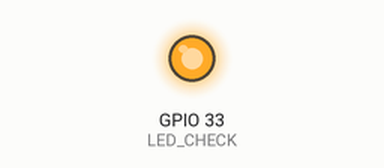
Recording of a sketch running on a simulated ESP32. Shown: output pins drawn as LEDs (lit = HIGH). WiFi joins after 1.5 s; servers stay silent unless stated; what the sketch prints to the serial monitor is not drawn.

Above: at 1.6 s.
At 3.1 s:
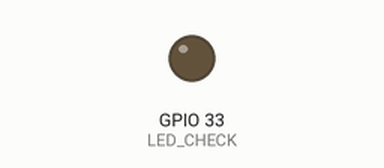
Timing chart, 0 to 4.6 s (numbered marks = the images above):
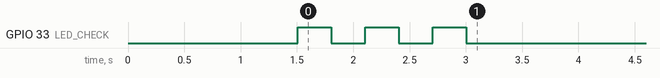

The sketch:

WiFi_Code.ino
```cpp
/**
 * WiFi 접속 예제
 * 다양한 예제는 파일 > 예제 > ESP32 Dev Module > Wifi를 참조 하세요
 */

// RUN CHECK LED
#define LED_CHECK 33

#include <WiFi.h>

const char* ssid      = "";      // 연결가능한 WiFi 아이디로 교체
const char* password  = "";   // WiFi의 접속 비밀번호

WiFiClient wifiClient;

void setup() {
    Serial.begin(115200);
    pinMode(LED_CHECK, OUTPUT);

    wifiConnect();
    wifiInfoPrint();
}

void loop() {

}

/**
 * WiFi 연결
 */
void wifiConnect() {

    Serial.printf("%s로 WiFi 연결 시도중", ssid);

    WiFi.begin(ssid, password);
    // 자동 연결 설정
    WiFi.setAutoConnect(true);            // 자동 접속 설정
    // 자동 재 연결 설정
    WiFi.setAutoReconnect(true);          // 자동 재접속 설정
    // 접속 완료결과 수신 대기
    WiFi.waitForConnectResult();

    for (int i = 0; i < 10; i++) {
        if ( WiFi.status() != WL_CONNECTED ) {
          delay (100);
          Serial.print(".");
        }
    }

    if (WiFi.status() != WL_CONNECTED) {
        Serial.println("[연결 실패!]");
    } else {
        Serial.println("[연결 성공!]");
    }
}

/**
 * 연결된 WiFi의 IP주소 및 Mac Address 출력
 */
void wifiInfoPrint() {

    if (WiFi.status () == WL_CONNECTED) {
        Serial.print("IP : ");
        Serial.print(WiFi.localIP());
        Serial.print(" MAC : ");
        Serial.println(WiFi.macAddress());

        digitalWrite(LED_CHECK, HIGH);
        delay(300);
        digitalWrite(LED_CHECK, LOW);
        delay(300);
        digitalWrite(LED_CHECK, HIGH);
        delay(300);
        digitalWrite(LED_CHECK, LOW);
        delay(300);
        digitalWrite(LED_CHECK, HIGH);
        delay(300);
        digitalWrite(LED_CHECK, LOW);
    }

}
```
